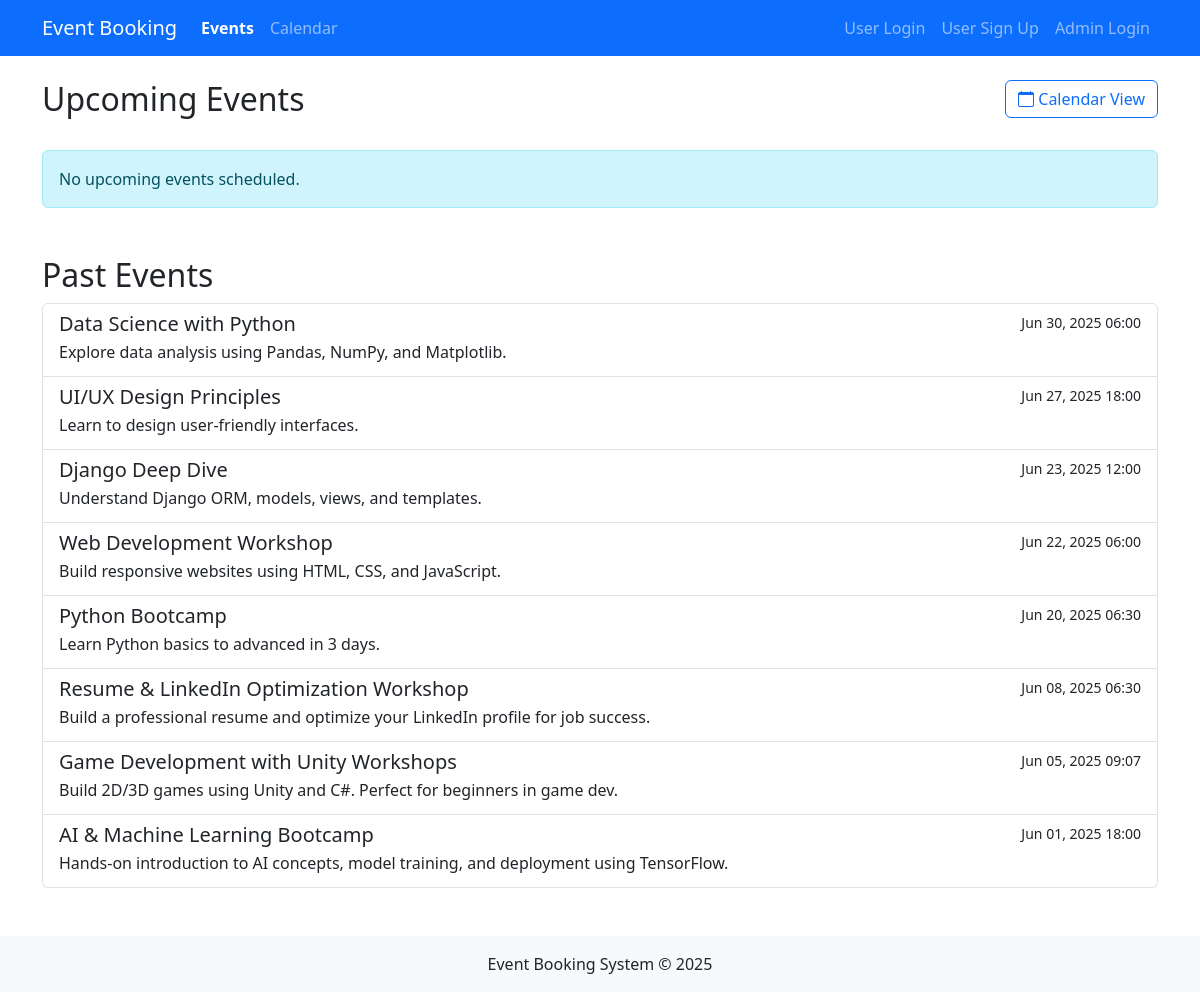
The page /booking/ on the database its author committed.
### booking/models.py (models this page shows, shortened)
class Event(models.Model):
    name = models.CharField(max_length=200)
    description = models.TextField()
    date = models.DateTimeField()
    max_participants = models.PositiveIntegerField()
    created_at = models.DateTimeField(auto_now_add=True)
    updated_at = models.DateTimeField(auto_now=True)

### booking/views.py (the view)
# urls.py: path('', views.event_list, name='event_list'),
def event_list(request):
    now = timezone.now()
    upcoming_events = Event.objects.filter(date__gte=now).order_by('date')
    past_events = Event.objects.filter(date__lt=now).order_by('-date')
    return render(request, 'booking/event_list.html', {
        'upcoming_events': upcoming_events,
        'past_events': past_events,
    })

### booking/templates/booking/event_list.html (shortened to what this page needs)
{% extends 'booking/base.html' %}
{% block content %}
<div class="row mb-4">
    <div class="col">
        <h2>Upcoming Events</h2>
    </div>
    <div class="col-auto">
        <a href="{% url 'calendar' %}" class="btn btn-outline-primary">
            <i class="bi bi-calendar"></i> Calendar View
        </a>
    </div>
</div>
{% if upcoming_events %}
<div class="list-group mb-5">
    {% for event in upcoming_events %}
    <a href="{% url 'event_detail' event.id %}" class="list-group-item list-group-item-action">
        <div class="d-flex w-100 justify-content-between">
            <h5 class="mb-1">{{ event.name }}</h5>
            <small>{{ event.date|date:"M d, Y H:i" }}</small>
        </div>
        <p class="mb-1">{{ event.description|truncatewords:20 }}</p>
        <small>Available slots: {{ event.available_slots }} of {{ event.max_participants }}</small>
    </a>
    {% endfor %}
</div>
{% else %}
<div class="alert alert-info">No upcoming events scheduled.</div>
{% endif %}
<h2 class="mt-5">Past Events</h2>
{% if past_events %}
<div class="list-group">
    {% for event in past_events %}
    <a href="{% url 'event_detail' event.id %}" class="list-group-item list-group-item-action">
        <div class="d-flex w-100 justify-content-between">
            <h5 class="mb-1">{{ event.name }}</h5>
            <small>{{ event.date|date:"M d, Y H:i" }}</small>
        </div>
        <p class="mb-1">{{ event.description|truncatewords:20 }}</p>
    </a>
    {% endfor %}
</div>
{% else %}
<div class="alert alert-info">No past events found.</div>
{% endif %}
{% endblock %}

### booking/templates/booking/base.html (shortened to what this page needs)
<!DOCTYPE html>
<html lang="en">
<head>
    <link href="https://cdn.jsdelivr.net/npm/bootstrap@5.3.0/dist/css/bootstrap.min.css" rel="stylesheet">
    <link rel="stylesheet" href="https://cdn.jsdelivr.net/npm/bootstrap-icons@1.10.0/font/bootstrap-icons.css">
</head>
<body>
    <nav class="navbar navbar-expand-lg navbar-dark bg-primary mb-4">
        <div class="container">
            <a class="navbar-brand" href="{% url 'event_list' %}">Event Booking</a>
            <div class="collapse navbar-collapse" id="navbarNav">
                <ul class="navbar-nav me-auto">
                    <li class="nav-item">
                        <a class="nav-link {% if request.resolver_match.url_name == 'event_list' %}active{% endif %}" href="{% url 'event_list' %}">Events</a>
                    </li>
                    <li class="nav-item">
                        <a class="nav-link {% if request.resolver_match.url_name == 'calendar' %}active{% endif %}" href="{% url 'calendar' %}">Calendar</a>
                    </li>
                </ul>
<ul class="navbar-nav">
    {% if user.is_authenticated %}
    <li class="nav-item">
        <span class="navbar-text me-2">Hello, {{ user.username }}</span>
    </li>
    <li class="nav-item">
        <form method="post" action="{% url 'logout' %}" style="display:inline;">
            {% csrf_token %}
            <button type="submit" class="btn btn-link nav-link" style="padding: 0; margin: 0;">Logout</button>
        </form>
    </li>
    {% else %}
    <li class="nav-item">
        <a class="nav-link {% if request.resolver_match.url_name == 'login' %}active{% endif %}" href="{% url 'login' %}">User Login</a>
    </li>
    <li class="nav-item">
        <a class="nav-link {% if request.resolver_match.url_name == 'signup' %}active{% endif %}" href="{% url 'signup' %}">User Sign Up</a>
    </li>
    <li class="nav-item">
                        <a class="nav-link" href="{% url 'admin:login' %}">Admin Login</a>
                    </li>
    {% endif %}
</ul>
            </div>
        </div>
    </nav>
    <div class="container">
        {% block content %}{% endblock %}
    </div>
    <footer class="mt-5 py-3 bg-light">
        <div class="container text-center">
            <p class="mb-0">Event Booking System &copy; {% now "Y" %}</p>
        </div>
    </footer>
</body>
</html>

### booking/templates/booking/base.html (style rules this page uses)
.nav-link.active { font-weight: bold; }

### rows shown on the page
Event: name "Data Science with Python", date "Jun 30, 2025 06:00", description "Explore data analysis using Pandas, NumPy, and Matplotlib."
Event: name "UI/UX Design Principles", date "Jun 27, 2025 18:00", description "Learn to design user-friendly interfaces."
Event: name "Django Deep Dive", date "Jun 23, 2025 12:00", description "Understand Django ORM, models, views, and templates."
Event: name "Web Development Workshop", date "Jun 22, 2025 06:00", description "Build responsive websites using HTML, CSS, and JavaScript."
Event: name "Python Bootcamp", date "Jun 20, 2025 06:30", description "Learn Python basics to advanced in 3 days."
Event: name "Resume & LinkedIn Optimization Workshop", date "Jun 08, 2025 06:30", description "Build a professional resume and optimize your LinkedIn profile for job success."
Event: name "Game Development with Unity Workshops", date "Jun 05, 2025 09:07", description "Build 2D/3D games using Unity and C#. Perfect for beginners in game dev."
Event: name "AI & Machine Learning Bootcamp", date "Jun 01, 2025 18:00", description "Hands-on introduction to AI concepts, model training, and deployment using TensorFlow."
